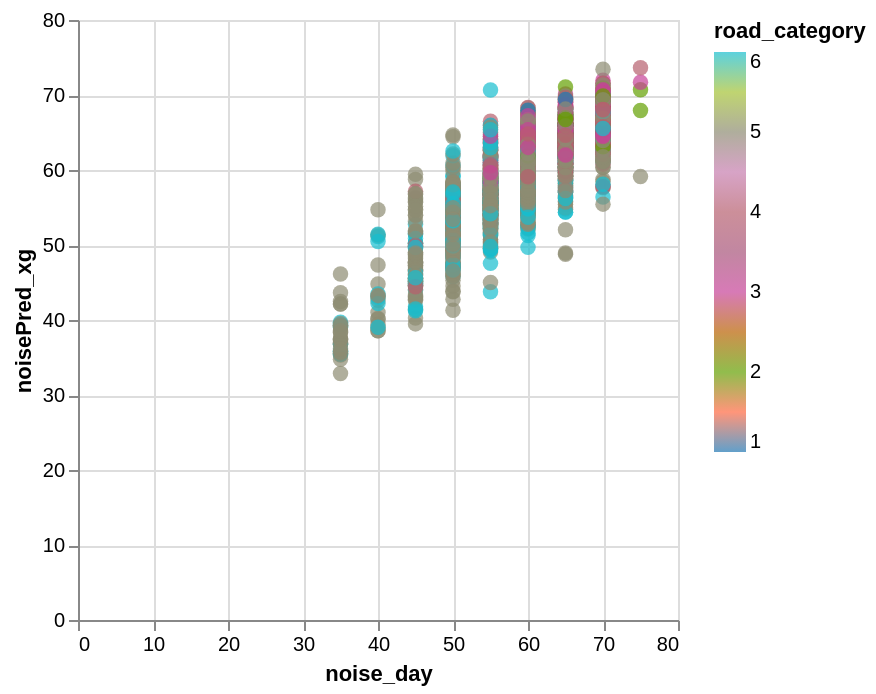

The notebook cell this image was saved under:
### Code cell
data_test['noisePred_xg'] = y_pred

alt.Chart(data_test).mark_circle(size=60).encode(
    x='noise_day',
    y='noisePred_xg',
    color=alt.Color('road_category', scale=alt.Scale(scheme='category10')),
    tooltip=['road_id']
).interactive()

### Figure 1 — Vega-Lite specification as saved in the notebook (floating-point values rounded to 4 significant figures; data arrays with more than 128 entries replaced by an {"elided": "..."} marker saying what was removed)
{"config": {"view": {"continuousWidth": 300, "continuousHeight": 300}}, "data": {"name": "data-693debc2c298068a2e99b4a1418aa323"}, "mark": {"type": "circle", "size": 60}, "encoding": {"color": {"field": "road_category", "scale": {"scheme": "category10"}, "type": "quantitative"}, "tooltip": [{"field": "road_id", "type": "nominal"}], "x": {"field": "noise_day", "type": "quantitative"}, "y": {"field": "noisePred_xg", "type": "quantitative"}}, "params": [{"name": "param_1e9efca18e7a2868", "select": {"type": "interval", "encodings": ["x", "y"]}, "bind": "scales"}], "$schema": "https://vega.github.io/schema/vega-lite/v6.4.1.json", "datasets": {"data-693debc2c298068a2e99b4a1418aa323": {"elided": "2525 records"}}}
